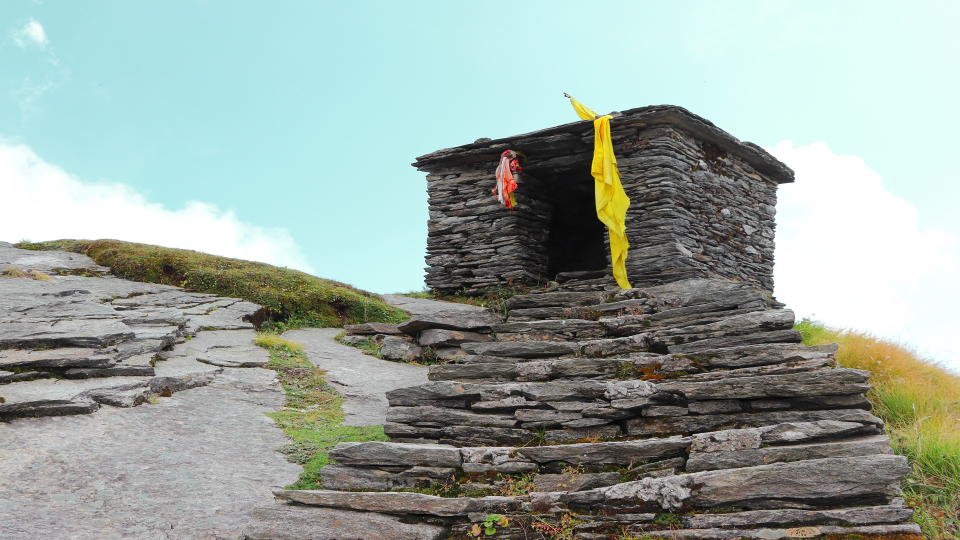
//> input picture HLS_Use_Model/Standalone_HLS_AXI_Example/testcase55.jpg, 1920 x 1080 px (shown at 1/2 size)
$ ./host ../../../../../../HLS_Use_Model/Standalone_HLS_AXI_Example/testcase55.jpg ../../../../../../HLS_Use_Model/Standalone_HLS_AXI_Example/testcase55.jpg 100 100 3   (built with g++ and OpenCV 4)
//> lines starting //> are read from the running program, lines starting //| are printed output that depends on the picture
// [16 lines of licence text are left out]

#define PROFILE

#include <fstream>
#include <chrono>
#include <common/xf_aie_sw_utils.hpp>
#include <common/xfcvDataMovers.h>
#include <sstream>
#include <stdint.h>
#include <stdio.h>
#include <stdlib.h>
#include <xrt/experimental/xrt_kernel.h>
#include <xrt/experimental/xrt_graph.h>
#include <xrt/experimental/xrt_aie.h>
#include <cmath>
#include <string.h>
#include <vector>

#include "config.h"
//#include <opencv2/opencv.hpp>

/*
 ******************************************************************************
 * Top level executable
 ******************************************************************************
 */

int main(int argc, char** argv) {
    try {
        if (argc < 3) {
            std::stringstream errorMessage;
            errorMessage << argv[0] << " <xclbin> <inputImage1> <input_width> <input_height> <iterations> ";
            std::cerr << errorMessage.str();
            throw std::invalid_argument(errorMessage.str());
        }

        const char* xclBinName = argv[1];
        //////////////////////////////////////////
        // Read image from file and resize
        //////////////////////////////////////////
        cv::Mat srcImage;
        srcImage = cv::imread(argv[2], 1);
//> srcImage is the input picture: 1080 rows x 1920 cols, CV_8UC3; mean B, G, R 159.5, 166.7, 153.9

        cv::Mat srcImage1 = srcImage(cv::Range(0, srcImage.rows), cv::Range(0, srcImage.cols));
        cvtColor(srcImage, srcImage1, cv::COLOR_BGR2RGBA, 0);

        int width = srcImage1.cols;
//> width = 1920
        if (argc >= 4) width = atoi(argv[3]);
//> width = 100
        int height = srcImage1.rows;
//> height = 1080
        if (argc >= 5) height = atoi(argv[4]);
//> height = 100
        if ((width != srcImage1.cols) || (height != srcImage1.rows))
            cv::resize(srcImage1, srcImage1, cv::Size(width, height));
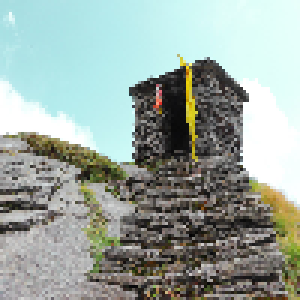
//> srcImage1: 100 rows x 100 cols, CV_8UC4 (shown 3 times larger); mean R, G, B, A 153.8, 166.6, 159.5, 255

        int iterations = 1;
        if (argc >= 6) iterations = atoi(argv[5]);
//> iterations = 3

        int op_width = srcImage1.cols;
//> op_width = 100
        int op_height = srcImage1.rows;
//> op_height = 100

        std::cout << "Image1 size" << std::endl;
        std::cout << srcImage1.rows << std::endl;
//| 100
        std::cout << srcImage1.cols << std::endl;
//| 100
        std::cout << srcImage1.elemSize() << std::endl;
//| 4
        std::cout << "Image size (end)" << std::endl;

        //////////////////////////////////////////
        // Run opencv reference test (absdiff design)
        //////////////////////////////////////////

        // coeffs
        int16_t* coeffs = (int16_t*)malloc(16 * sizeof(int16_t) + 3 * 3 * sizeof(int16_t));
        uint16_t* coeffs_awb = (uint16_t*)(coeffs + 16);
        int16_t* coeffs_ccm = coeffs;

        // awb rtps
        int min[4], max[4];
        min[0] = 36;
        min[1] = 25;
        min[2] = 14;
        min[3] = 0;
        max[0] = 172;
        max[1] = 93;
        max[2] = 234;
        max[3] = 0;
        compute_awb_params(coeffs_awb, min, max);
//> (this line was passed over: compute_awb_params is not available in this run)

        // c-ref

        // Initializa device
        xF::deviceInit(xclBinName);
//> (this line was passed over: xF is not available in this run)

        // [6 lines of commented-out code are left out]

        std::vector<uint8_t> srcData1;
        srcData1.assign(srcImage1.data, (srcImage1.data + srcImage1.total() * 4));
//> srcData1 = 40000 items
        cv::Mat src(srcImage1.rows, srcImage1.cols, CV_8UC1, (void*)srcData1.data());
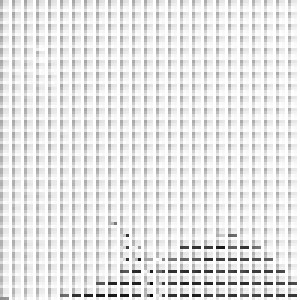
//> src: 100 rows x 100 cols, CV_8UC1 (shown 3 times larger); min 0, max 255, mean 229.8

        std::vector<uint8_t> srcData1_vec;
        srcData1_vec.assign(srcImage1.data, (srcImage1.data + srcImage1.total() * 4));
//> srcData1_vec = 40000 items

        // [5 lines of commented-out code are left out]

        std::vector<uint8_t> dstData;
        dstData.assign(op_height * op_width * 4, 0);
        cv::Mat dst(op_height, op_width, CV_8UC4, (void*)dstData.data());

//> (the run ends here: the program needs code that is not available in this run, at `T* ref_out = (T*)malloc(srcImage1.total() * 4);`)
